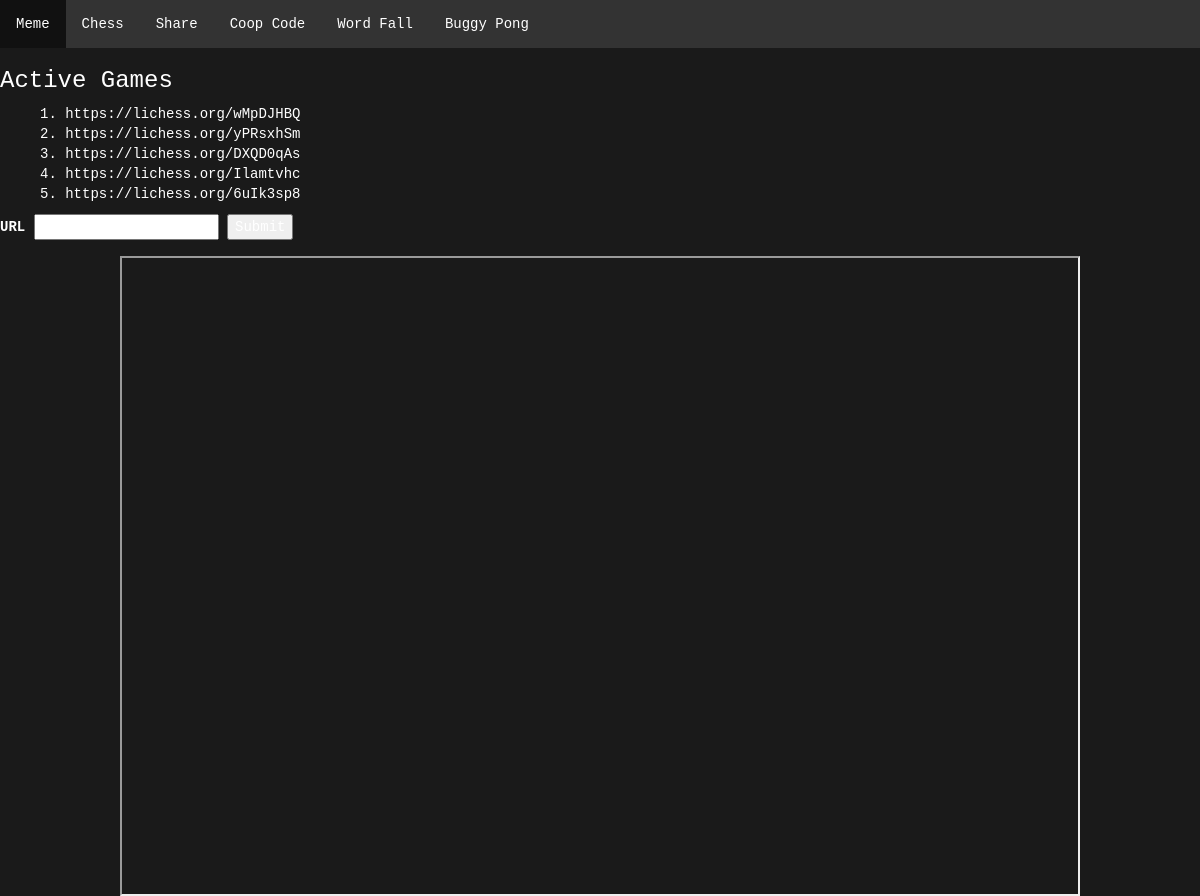
The app's page /play with its own data.
### tables this page shows
CREATE TABLE chess (id INTEGER PRIMARY KEY, url TEXT);

### app/TicTacToe/views.py (the view)
@ticTacToe.route('/play', methods=['GET', 'POST'])
def play():
	db = get_db()
	chessList = db.execute("SELECT url FROM chess;").fetchall()
	form = ChessForm()
	if form.validate_on_submit():
		url = form.url.data
		session['url'] = url
		db.execute("INSERT INTO chess (url) VALUES(?)", (url,))
		return redirect(url_for('.play'))
	return render_template('play.html', form=form, chessList=chessList, url=session.get('url'))

### app/TicTacToe/forms.py
class ChessForm(FlaskForm):
	url = StringField('URL', validators=[DataRequired()])
	submit = SubmitField('Submit')

### app/__init__.py (called while the page is built)
def get_db():
        db = getattr(g, '_database', None)
        if not db:
                db = g._database = sqlite3.connect(DATABASE)
        return db

### app/main/views.py (called while the page is built)
@main.before_app_request
def before_app_request():
	pass

### manage.py (called while the page is built)
@app.teardown_appcontext
def close_connection(exception):
	db = getattr(g, '_database', None)
	if db:
		db.commit()
		db.close()

### app/templates/play.html (shortened to what this page needs)
{% extends 'base.html' %}
{% block content %}
	<div class="content">
		<div style="width: 35%">
			<h3> Active Games </h3>
			<ul style="list-style: none;">
				{% for item in chessList %}
					<li> {{loop.index}}. <a target="_blank" style="color: white;" href="{{item[0]}}"> {{item[0]}} </a> </li>
				{% endfor %}
			</ul>
			<div>
				<form method="POST" action="/play">
					{{ form.url.label }} {{ form.url(size=20) }}
					{{ form.submit }}
				</form>
			</div>
		</div>
		<div style="margin: auto; text-align: center;" >
			<iframe style="margin: auto; width: 80%; height: 80%;" {% if url %} src="{{url}}" {% else %}  src="https://lichess.org/setup/friend" {% endif %}> </iframe>
		</div>
	</div>
{% endblock %}

### app/templates/base.html (style rules this page uses)
body { font-family: 'Courier New'; }

### app/templates/play.html (style rules this page uses)
body { background: #1a1a1a; color: white; }

### records on screen
chess: url "https://lichess.org/wMpDJHBQ"
chess: url "https://lichess.org/yPRsxhSm"
chess: url "https://lichess.org/DXQD0qAs"
chess: url "https://lichess.org/Ilamtvhc"
chess: url "https://lichess.org/6uIk3sp8"
